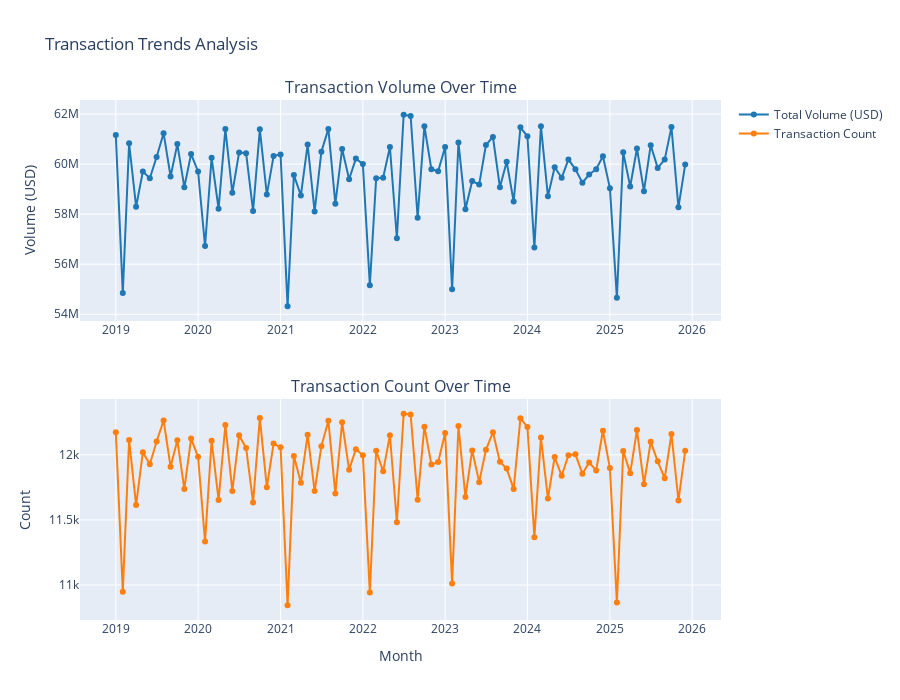

Write notebook code for a chart like this one.
### Code cell
# Visualize transaction trends over time
fig = make_subplots(rows=2, cols=1,
                    subplot_titles=('Transaction Volume Over Time', 'Transaction Count Over Time'),
                    vertical_spacing=0.15)

fig.add_trace(go.Scatter(x=df_monthly_trends['month'],
                         y=df_monthly_trends['total_volume'],
                         mode='lines+markers',
                         name='Total Volume (USD)',
                         line=dict(color='#1f77b4', width=2)),
              row=1, col=1)

fig.add_trace(go.Scatter(x=df_monthly_trends['month'],
                         y=df_monthly_trends['num_transactions'],
                         mode='lines+markers',
                         name='Transaction Count',
                         line=dict(color='#ff7f0e', width=2)),
              row=2, col=1)

fig.update_xaxes(title_text="Month", row=2, col=1)
fig.update_yaxes(title_text="Volume (USD)", row=1, col=1)
fig.update_yaxes(title_text="Count", row=2, col=1)
fig.update_layout(height=700, showlegend=True, title_text="Transaction Trends Analysis")
fig.show()
